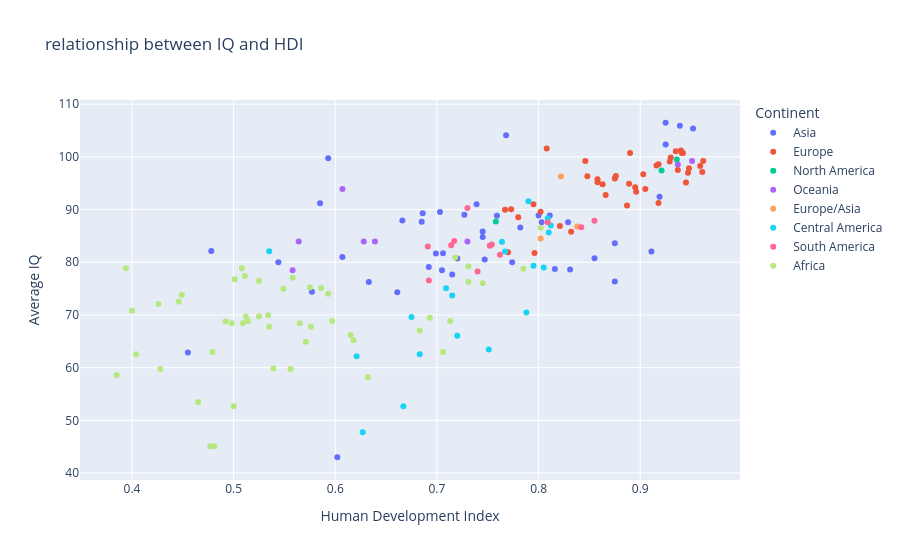

Notebook code for this chart:
### Markdown cell above
### 4.3. Связь между IQ и индексом человеческого развития

**Исследовательский вопрос:** существует ли визуально заметная связь между `Average IQ` и `HDI (2021)`?

**Предположение:** страны с более высоким индексом человеческого развития могут иметь более высокие значения `Average IQ`. Проверим, наблюдается ли такая тенденция в представленных данных.

### Code cell
fig = px.scatter(
    df,
    x="HDI (2021)",
    y="Average IQ",
    color="Continent",
    hover_name="Country",
    hover_data={
        "HDI (2021)": True,
        "Average IQ": True,
        "Continent": True,
    },
    title="relationship between IQ and HDI",
    labels={
        "HDI (2021)": "Human Development Index",
        "Average IQ": "Average IQ",
        "Continent": "Continent"
    }
)

fig.update_layout(
    xaxis_title="Human Development Index",
    yaxis_title="Average IQ"
)

fig.show()

### Figure 1 — Plotly figure (JSON) as saved in the notebook; plotly's stock layout.template omitted (floating-point values rounded to 4 significant figures)
{"data": [{"customdata": [["Asia"], ["Asia"], ["Asia"], ["Asia"], ["Asia"], ["Asia"], ["Asia"], ["Asia"], ["Asia"], ["Asia"], ["Asia"], ["Asia"], ["Asia"], ["Asia"], ["Asia"], ["Asia"], ["Asia"], ["Asia"], ["Asia"], ["Asia"], ["Asia"], ["Asia"], ["Asia"], ["Asia"], ["Asia"], ["Asia"], ["Asia"], ["Asia"], ["Asia"], ["Asia"], ["Asia"], ["Asia"], ["Asia"], ["Asia"], ["Asia"], ["Asia"], ["Asia"], ["Asia"], ["Asia"], ["Asia"], ["Asia"], ["Asia"], ["Asia"], ["Asia"], ["Asia"], ["Asia"], ["Asia"], ["Asia"]], "hovertemplate": "<b>%{hovertext}</b><br><br>Continent=%{customdata[0]}<br>Human Development Index=%{x}<br>Average IQ=%{y}<extra></extra>", "hovertext": ["Japan", "Taiwan", "Singapore", "Hong Kong", "China", "South Korea", "Macao", "Cambodia", "North Korea", "Israel", "Myanmar", "Mongolia", "Vietnam", "Iraq", "Uzbekistan", "Kazakhstan", "Thailand", "Armenia", "Bhutan", "Tajikistan", "Brunei", "Malaysia", "Sri Lanka", "Turkmenistan", "Azerbaijan", "Bahrain", "Afghanistan", "United Arab Emirates", "Lebanon", "Philippines", "Laos", "Qatar", "Jordan", "Maldives", "Iran", "Pakistan", "Kyrgyzstan", "Oman", "Kuwait", "East Timor", "Indonesia", "Palestine", "Saudi Arabia", "India", "Syria", "Bangladesh", "Yemen", "Nepal"], "legendgroup": "Asia", "marker": {"color": "#636efa", "symbol": "circle"}, "mode": "markers", "name": "Asia", "orientation": "v", "showlegend": true, "type": "scatter", "x": [0.925, NaN, 0.939, 0.952, 0.768, 0.925, NaN, 0.593, NaN, 0.919, 0.585, 0.739, 0.703, 0.686, 0.727, 0.811, 0.8, 0.759, 0.666, 0.685, 0.829, 0.803, 0.782, 0.745, 0.745, 0.875, 0.478, 0.911, 0.706, 0.699, 0.607, 0.855, 0.72, 0.747, 0.774, 0.544, 0.692, 0.816, 0.831, NaN, 0.705, 0.715, 0.875, 0.633, 0.577, 0.661, 0.455, 0.602], "xaxis": "x", "y": [106.5, 106.5, 105.9, 105.4, 104.1, 102.3, 99.82, 99.75, 98.82, 92.43, 91.18, 91.03, 89.53, 89.28, 89.01, 88.89, 88.87, 88.82, 87.94, 87.71, 87.58, 87.58, 86.62, 85.86, 84.81, 83.6, 82.12, 82.05, 81.7, 81.64, 80.99, 80.78, 80.7, 80.54, 80.01, 80.0, 79.09, 78.7, 78.64, 78.49, 78.49, 77.69, 76.36, 76.24, 74.41, 74.33, 62.86, 42.99], "yaxis": "y"}, {"customdata": [["Europe"], ["Europe"], ["Europe"], ["Europe"], ["Europe"], ["Europe"], ["Europe"], ["Europe"], ["Europe"], ["Europe"], ["Europe"], ["Europe"], ["Europe"], ["Europe"], ["Europe"], ["Europe"], ["Europe"], ["Europe"], ["Europe"], ["Europe"], ["Europe"], ["Europe"], ["Europe"], ["Europe"], ["Europe"], ["Europe"], ["Europe"], ["Europe"], ["Europe"], ["Europe"], ["Europe"], ["Europe"], ["Europe"], ["Europe"], ["Europe"], ["Europe"], ["Europe"], ["Europe"], ["Europe"], ["Europe"], ["Europe"]], "hovertemplate": "<b>%{hovertext}</b><br><br>Continent=%{customdata[0]}<br>Human Development Index=%{x}<br>Average IQ=%{y}<extra></extra>", "hovertext": ["Belarus", "Finland", "Liechtenstein", "Germany", "Netherlands", "Estonia", "Luxembourg", "Hungary", "Switzerland", "United Kingdom", "Slovenia", "Austria", "Iceland", "Denmark", "Belgium", "Norway", "Sweden", "France", "Poland", "Slovakia", "Lithuania", "Croatia", "Andorra", "Ireland", "Czech republic", "Latvia", "Italy", "Spain", "Cyprus", "Portugal", "Malta", "Bulgaria", "Greece", "Ukraine", "Moldavia", "Serbia", "Bosnia and Herzegovina", "Romania", "Montenegro", "North Macedonia", "Albania"], "legendgroup": "Europe", "marker": {"color": "#EF553B", "symbol": "circle"}, "mode": "markers", "name": "Europe", "orientation": "v", "showlegend": true, "type": "scatter", "x": [0.808, 0.94, 0.935, 0.942, 0.941, 0.89, 0.93, 0.846, 0.962, 0.929, 0.918, 0.916, 0.959, 0.948, 0.937, 0.961, 0.947, 0.903, 0.876, 0.848, 0.875, 0.858, 0.858, 0.945, 0.889, 0.863, 0.895, 0.905, 0.896, 0.866, 0.918, 0.795, 0.887, 0.773, 0.767, 0.802, 0.78, 0.821, 0.832, 0.77, 0.796], "xaxis": "x", "y": [101.6, 101.2, 101.1, 100.7, 100.7, 100.7, 99.87, 99.24, 99.24, 99.12, 98.6, 98.38, 98.26, 97.83, 97.49, 97.13, 97.0, 96.69, 96.35, 96.32, 95.89, 95.75, 95.2, 95.13, 94.92, 94.79, 94.23, 93.9, 93.39, 92.77, 91.27, 90.99, 90.77, 90.07, 89.98, 89.6, 88.54, 86.88, 85.78, 81.91, 81.75], "yaxis": "y"}, {"customdata": [["North America"], ["North America"], ["North America"], ["North America"]], "hovertemplate": "<b>%{hovertext}</b><br><br>Continent=%{customdata[0]}<br>Human Development Index=%{x}<br>Average IQ=%{y}<extra></extra>", "hovertext": ["Canada", "United States", "Bermuda", "Mexico"], "legendgroup": "North America", "marker": {"color": "#00cc96", "symbol": "circle"}, "mode": "markers", "name": "North America", "orientation": "v", "showlegend": true, "type": "scatter", "x": [0.936, 0.921, NaN, 0.758], "xaxis": "x", "y": [99.52, 97.43, 93.48, 87.73], "yaxis": "y"}, {"customdata": [["Oceania"], ["Oceania"], ["Oceania"], ["Oceania"], ["Oceania"], ["Oceania"], ["Oceania"], ["Oceania"], ["Oceania"], ["Oceania"]], "hovertemplate": "<b>%{hovertext}</b><br><br>Continent=%{customdata[0]}<br>Human Development Index=%{x}<br>Average IQ=%{y}<extra></extra>", "hovertext": ["Australia", "New Zealand", "New Caledonia", "Vanuatu", "Federated States of Micronesia", "Fiji", "Marshall Islands", "Solomon Islands", "Northern Mariana Islands", "Papua New Guinea"], "legendgroup": "Oceania", "marker": {"color": "#ab63fa", "symbol": "circle"}, "mode": "markers", "name": "Oceania", "orientation": "v", "showlegend": true, "type": "scatter", "x": [0.951, 0.937, NaN, 0.607, 0.628, 0.73, 0.639, 0.564, NaN, 0.558], "xaxis": "x", "y": [99.24, 98.57, 93.92, 93.92, 83.96, 83.96, 83.96, 83.96, 81.36, 78.49], "yaxis": "y"}, {"customdata": [["Europe/Asia"], ["Europe/Asia"], ["Europe/Asia"]], "hovertemplate": "<b>%{hovertext}</b><br><br>Continent=%{customdata[0]}<br>Human Development Index=%{x}<br>Average IQ=%{y}<extra></extra>", "hovertext": ["Russia", "Türkiye", "Georgia"], "legendgroup": "Europe/Asia", "marker": {"color": "#FFA15A", "symbol": "circle"}, "mode": "markers", "name": "Europe/Asia", "orientation": "v", "showlegend": true, "type": "scatter", "x": [0.822, 0.838, 0.802], "xaxis": "x", "y": [96.29, 86.8, 84.5], "yaxis": "y"}, {"customdata": [["Central America"], ["Central America"], ["Central America"], ["Central America"], ["Central America"], ["Central America"], ["Central America"], ["Central America"], ["Central America"], ["Central America"], ["Central America"], ["Central America"], ["Central America"], ["Central America"], ["Central America"], ["Central America"], ["Central America"], ["Central America"], ["Central America"], ["Central America"], ["Central America"], ["Central America"], ["Central America"]], "hovertemplate": "<b>%{hovertext}</b><br><br>Continent=%{customdata[0]}<br>Human Development Index=%{x}<br>Average IQ=%{y}<extra></extra>", "hovertext": ["Barbados", "Costa Rica", "Bahamas", "Trinidad and Tobago", "Turks and Caicos Islands", "Cuba", "Cayman Islands", "Haiti", "Dominican Republic", "Puerto Rico", "Grenade", "Panama", "British Virgin Islands", "Jamaica", "Saint Lucia", "Antigua and Barbuda", "El Salvador", "Dominica", "Saint Vincent and the Grenadines", "Belize", "Honduras", "Nicaragua", "Guatemala"], "legendgroup": "Central America", "marker": {"color": "#19d3f3", "symbol": "circle"}, "mode": "markers", "name": "Central America", "orientation": "v", "showlegend": true, "type": "scatter", "x": [0.79, 0.809, 0.812, 0.81, NaN, 0.764, NaN, 0.535, 0.767, NaN, 0.795, 0.805, NaN, 0.709, 0.715, 0.788, 0.675, 0.72, 0.751, 0.683, 0.621, 0.667, 0.627], "xaxis": "x", "y": [91.6, 88.34, 86.99, 85.63, 84.29, 83.9, 82.24, 82.1, 82.05, 81.99, 79.34, 79.0, 76.69, 75.08, 73.68, 70.48, 69.63, 66.03, 63.42, 62.55, 62.16, 52.69, 47.72], "yaxis": "y"}, {"customdata": [["South America"], ["South America"], ["South America"], ["South America"], ["South America"], ["South America"], ["South America"], ["South America"], ["South America"], ["South America"], ["South America"], ["South America"]], "hovertemplate": "<b>%{hovertext}</b><br><br>Continent=%{customdata[0]}<br>Human Development Index=%{x}<br>Average IQ=%{y}<extra></extra>", "hovertext": ["Suriname", "Chile", "Uruguay", "Argentina", "Paraguay", "Brazil", "Guyana", "Colombia", "Venezuela", "Peru", "Ecuador", "Bolivia"], "legendgroup": "South America", "marker": {"color": "#FF6692", "symbol": "circle"}, "mode": "markers", "name": "South America", "orientation": "v", "showlegend": true, "type": "scatter", "x": [0.73, 0.855, 0.809, 0.842, 0.717, 0.754, 0.714, 0.752, 0.691, 0.762, 0.74, 0.692], "xaxis": "x", "y": [90.29, 87.89, 87.59, 86.63, 84.04, 83.38, 83.23, 83.13, 82.99, 81.44, 78.26, 76.53], "yaxis": "y"}, {"customdata": [["Africa"], ["Africa"], ["Africa"], ["Africa"], ["Africa"], ["Africa"], ["Africa"], ["Africa"], ["Africa"], ["Africa"], ["Africa"], ["Africa"], ["Africa"], ["Africa"], ["Africa"], ["Africa"], ["Africa"], ["Africa"], ["Africa"], ["Africa"], ["Africa"], ["Africa"], ["Africa"], ["Africa"], ["Africa"], ["Africa"], ["Africa"], ["Africa"], ["Africa"], ["Africa"], ["Africa"], ["Africa"], ["Africa"], ["Africa"], ["Africa"], ["Africa"], ["Africa"], ["Africa"], ["Africa"], ["Africa"], ["Africa"], ["Africa"], ["Africa"], ["Africa"], ["Africa"], ["Africa"], ["Africa"], ["Africa"], ["Africa"], ["Africa"], ["Africa"], ["Africa"]], "hovertemplate": "<b>%{hovertext}</b><br><br>Continent=%{customdata[0]}<br>Human Development Index=%{x}<br>Average IQ=%{y}<extra></extra>", "hovertext": ["Mauritius", "Libya", "Tunisia", "Chad", "Sudan", "Seychelles", "Senegal", "Comoros", "Madagascar", "Uganda", "Egypt", "Algeria", "Kenya", "Angola", "Tanzania", "Zimbabwe", "Burkina Faso", "Mozambique", "Burundi", "Niger", "Rwanda", "Benin", "Malawi", "Botswana", "Lesotho", "South Africa", "Eswatini", "Eritrea", "Saint Helena", "Zambia", "Ethiopia", "Djibouti", "Cameroon", "Nigeria", "Somalia", "Morocco", "Namibia", "Sao Tome and Principe", "Congo", "Gabon", "Congo Republic", "Central African Republic", "Togo", "Mali", "Mauritania", "South Sudan", "Ghana", "Costa do Marfim", "Guinea", "Gambia", "Liberia", "Sierra Leone"], "legendgroup": "Africa", "marker": {"color": "#B6E880", "symbol": "circle"}, "mode": "markers", "name": "Africa", "orientation": "v", "showlegend": true, "type": "scatter", "x": [0.802, 0.718, 0.731, 0.394, 0.508, 0.785, 0.511, 0.558, 0.501, 0.525, 0.731, 0.745, 0.575, 0.586, 0.549, 0.593, 0.449, 0.446, 0.426, 0.4, 0.534, 0.525, 0.512, 0.693, 0.514, 0.713, 0.597, 0.492, NaN, 0.565, 0.498, 0.509, 0.576, 0.535, NaN, 0.683, 0.615, 0.618, 0.571, 0.706, 0.479, 0.404, 0.539, 0.428, 0.556, 0.385, 0.632, NaN, 0.465, 0.5, 0.481, 0.477], "xaxis": "x", "y": [86.56, 80.92, 79.22, 78.87, 78.87, 78.76, 77.37, 77.07, 76.79, 76.42, 76.32, 76.0, 75.2, 75.1, 74.95, 74.01, 73.8, 72.5, 72.09, 70.82, 69.95, 69.71, 69.7, 69.45, 68.87, 68.87, 68.87, 68.77, 68.74, 68.43, 68.42, 68.41, 67.76, 67.76, 67.67, 67.03, 66.19, 65.22, 64.92, 62.97, 62.97, 62.55, 59.83, 59.76, 59.76, 58.61, 58.16, 58.16, 53.48, 52.68, 45.07, 45.07], "yaxis": "y"}], "layout": {"legend": {"title": {"text": "Continent"}, "tracegroupgap": 0}, "title": {"text": "relationship between IQ and HDI"}, "xaxis": {"anchor": "y", "domain": [0, 1], "title": {"text": "Human Development Index"}}, "yaxis": {"anchor": "x", "domain": [0, 1], "title": {"text": "Average IQ"}}}}
